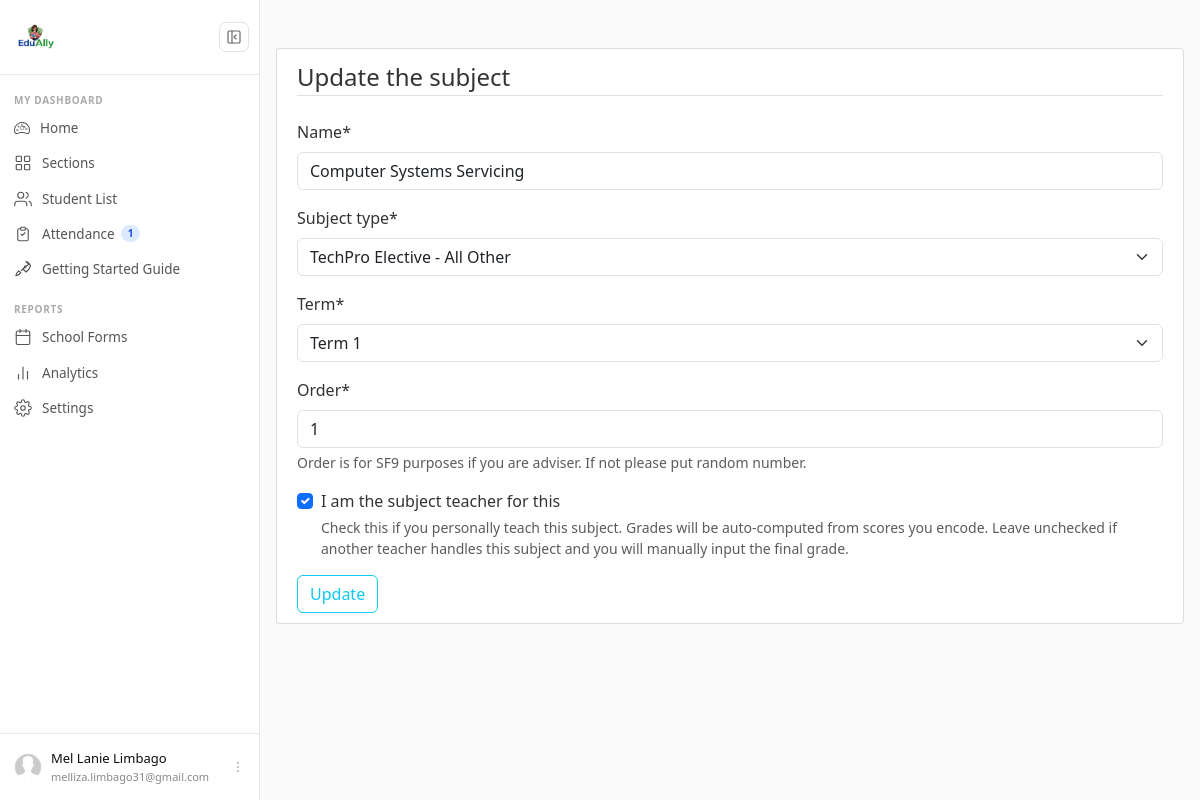
Screenshot of /section/detail/4/subject/update/3 (signed in) with the database file from the repository.
### users/models.py (models this page shows, shortened)
class Profile(models.Model):
    user = models.OneToOneField(User, on_delete=models.CASCADE)
    image = models.ImageField(default='default.jpg', upload_to='profile_pics')
    middle_name = models.CharField(max_length=150, blank=True)
    has_seen_guide = models.BooleanField(default=False)

### sections/models.py (models this page shows, shortened)
class Subject(models.Model):
    section = models.ForeignKey(Section, on_delete=models.CASCADE)
    term = models.ForeignKey(Term, on_delete=models.CASCADE)
    name = models.CharField(max_length=100)
    subject_type = models.CharField(max_length=20,choices=SUBJECT_TYPE_CHOICES,default='core')
    order = models.IntegerField(help_text="Order is for SF9 purposes if you are adviser. If not please put random number.")
    is_handled_by_owner = models.BooleanField(default=False, verbose_name="I am the subject teacher for this",help_text="Check this if you personally teach this subject. \nGrades will be auto-computed from scores you encode. \nLeave unchecked if another teacher handles this subject \nand you will manually input the final grade.")

### term/models.py (models this page shows, shortened)
class Term(models.Model):
    school_year= models.ForeignKey(schoolYear, on_delete=models.CASCADE)
    name = models.CharField(max_length=50)
    start_date=models.DateField()
    end_date=models.DateField()
    is_current  = models.BooleanField(default=False, verbose_name="Current Term")
    def __str__(self):
        return self.name

### sections/views.py (the view, shortened to what this page needs)
# urls.py: path('detail/<int:section_pk>/subject/update/<int:subject_pk>', SubjectUpdateView.as_view(),name='subject-update'),
class SubjectUpdateView(LoginRequiredMixin, UserPassesTestMixin, UpdateView):
    model = Subject
    fields = ['name','subject_type','term','order','is_handled_by_owner']
    template_name = 'sections/subject_update.html'
    def get_object(self, queryset=None):
        return get_object_or_404(Subject, pk=self.kwargs['subject_pk'], section_id=self.kwargs['section_pk'])
    def test_func(self):
        subject = self.get_object()
        if self.request.user == subject.section.adviser:
            return True
        return False

### attendance/context_processors.py (called while the page is built)
def attendance_alerts(request):
    if not request.user.is_authenticated:
        return {}
    today = datetime.date.today()
    unrecorded_count = 0
    adviser_sections = Section.objects.filter(
        adviser=request.user,
        is_adviser=True
    )
    for section in adviser_sections:
        has_students = Enrollment.objects.filter(
            section=section
        ).exists()
        if has_students:
            recorded = Attendance.objects.filter(
                enrollment__section=section,
                date=today
            ).exists()
            if not recorded:
                unrecorded_count += 1
    return {
        'unrecorded_count': unrecorded_count
    }

### sections/templates/sections/subject_update.html (shortened to what this page needs)
{% extends "users/base.html" %}
{% load crispy_forms_tags %}
{% block content %}
	<div class="content-section">
		<form method="POST">
			<fieldset class="form-group">
				<legend class="border-bottom mb-4">Update the subject</legend>
			{{ form|crispy }}
			</fieldset>
			<div class="form-group">
				<button class="btn btn-outline-info" type="submit">Update</button>
			</div>
		</form>
	</div>
{% endblock content %}

### users/templates/partials/_sidebar.html (shortened to what this page needs)
{% load static %}
{% if user.is_authenticated %}
<div id="cs-sidebar">
  <div class="cs-top">
    <div class="cs-brand">
      <span class="cs-brand-name"><a class="navbar-brand d-flex" href="/">
        <img src="/media/logo.png" alt="Logo" class="me-2" style="height: 50px; width: auto;">
      </a></span>
    </div>
    <button class="cs-toggle-btn" id="cs-toggle" type="button" aria-label="Toggle sidebar">
      <svg width="16" height="16" viewBox="0 0 24 24" fill="none" stroke="currentColor" stroke-width="1.75" stroke-linecap="round" stroke-linejoin="round">
        <rect x="3" y="3" width="18" height="18" rx="2"/>
        <path d="M9 3v18"/>
        <path class="cs-arrow" d="M15 9l-3 3 3 3"/>
      </svg>
    </button>
  </div>
  <nav class="cs-nav">
    <div class="cs-section-label">MY DASHBOARD</div>
    <ul>
      <li>
          <a class="cs-link
              "
            href="{% url 'dashboard' %}">
              <span class="cs-label">
                  Home
              </span>
          </a>
      </li>
      <li>
        <a class="cs-link {% if request.resolver_match.url_name == 'section-home' %}active{% endif %}"
           href="{% url 'section-home' %}">
          <span class="cs-label">Sections</span>
        </a>
      </li>
      <li>
        <a class="cs-link {% if request.resolver_match.url_name == 'student-home' %}active{% endif %}"
           href="{% url 'student-home' %}">
          <svg class="cs-icon" viewBox="0 0 24 24" fill="none" stroke="currentColor" stroke-width="1.5" stroke-linecap="round" stroke-linejoin="round" aria-hidden="true">
            <path d="M17 21v-2a4 4 0 0 0-4-4H5a4 4 0 0 0-4 4v2"/>
            <circle cx="9" cy="7" r="4"/>
            <path d="M23 21v-2a4 4 0 0 0-3-3.87M16 3.13a4 4 0 0 1 0 7.75"/>
          </svg>
          <span class="cs-label">Student List</span>
        </a>
      </li>
      <li>
        <a class="cs-link
            "
          href="{% url 'attendance-sections' %}">
            <svg class="cs-icon" viewBox="0 0 24 24" fill="none"
                stroke="currentColor" stroke-width="1.5">
                <path d="M9 5H7a2 2 0 0 0-2 2v12a2 2 0 0 0 2 2h10
                        a2 2 0 0 0 2-2V7a2 2 0 0 0-2-2h-2"/>
                <rect x="9" y="3" width="6" height="4" rx="1"/>
                <path d="M9 12l2 2 4-4"/>
            </svg>
            <span class="cs-label">
                Attendance
                {% if unrecorded_count > 0 %}
                <span class="cs-badge">{{ unrecorded_count }}</span>
                {% endif %}
            </span>
        </a>
    </li>
      <li>
        <a class="cs-link" href="{% url 'getting-started' %}">
          <span class="cs-label">Getting Started Guide </span>
        </a>
      </li>
    </ul>
    <div class="cs-section-label">REPORTS</div>
    <ul>
      <li>
        <a class="cs-link" href="{% url 'coming-soon' %}?feature=School Forms&progress=45">
          <span class="cs-label">School Forms</span>
        </a>
      </li>
      <li>
        <a class="cs-link" href="{% url 'coming-soon' %}?feature=Analytics&progress=30">
          <svg class="cs-icon" viewBox="0 0 24 24" fill="none" stroke="currentColor" stroke-width="1.5" stroke-linecap="round" stroke-linejoin="round" aria-hidden="true">
            <line x1="18" y1="20" x2="18" y2="10"/>
            <line x1="12" y1="20" x2="12" y2="4"/>
            <line x1="6" y1="20" x2="6" y2="14"/>
          </svg>
          <span class="cs-label">Analytics</span>
        </a>
      </li>
      <li>
        <a class="cs-link {% if request.resolver_match.url_name == 'profile' %}active{% endif %}"
           href="{% url 'profile' %}">
          <span class="cs-label">Settings</span>
        </a>
      </li>
    </ul>
  </nav>
  <div class="cs-footer">
    <div class="dropup">
      <button class="cs-user-btn" type="button" data-bs-toggle="dropdown" aria-expanded="false">
        <img class="cs-avatar" src="{{ user.profile.image.url }}" alt="{{ user.get_full_name }}">
        <div class="cs-user-info">
          <div class="cs-user-name">{{ user.first_name }} {{ user.last_name }}</div>
          <div class="cs-user-email">{{ user.email }}</div>
        </div>
        <svg class="cs-dots" width="14" height="14" viewBox="0 0 24 24" fill="none" stroke="currentColor" stroke-width="1.75" stroke-linecap="round" aria-hidden="true">
          <circle cx="12" cy="5" r="1"/><circle cx="12" cy="12" r="1"/><circle cx="12" cy="19" r="1"/>
        </svg>
      </button>
    </div>
  </div>
</div>
{% endif %}

### users/static/users/main.css (style rules this page uses)
body { background: #fafafa; color: #333333; }
ul { margin: 0; }
.content-section { background: #ffffff; padding: 10px 20px; border: 1px solid #dddddd; border-radius: 3px; margin-bottom: 20px; }

### users/static/css/sidebar.css (style rules this page uses)
#cs-sidebar *, #cs-sidebar *::before, #cs-sidebar *::after { box-sizing: border-box; }
#cs-sidebar { width: 260px; min-width: 260px; height: 100vh; position: sticky; top: 0; background: #fff; border-right: 1px solid #e9e9e7; display: flex; flex-direction: column; transition: width 0.25s cubic-bezier(0.4,0,0.2,1), min-width 0.25s cubic-bezier(0.4,0,0.2,1); overflow: hidden; z-index: 100; flex-shrink: 0; }
.cs-top { display: flex; align-items: center; justify-content: space-between; gap: 8px; padding: 12px 10px; border-bottom: 1px solid #e9e9e7; min-height: 54px; }
.cs-brand { display: flex; align-items: center; gap: 9px; overflow: hidden; min-width: 0; }
.cs-brand-name { font-size: 14px; font-weight: 600; color: #0d0d0d; white-space: nowrap; opacity: 1; transition: opacity 0.15s; }
.cs-toggle-btn { width: 30px; height: 30px; min-width: 30px; padding: 0; background: transparent; border: 1px solid #e2e2df; border-radius: 7px; display: flex; align-items: center; justify-content: center; cursor: pointer; color: #666; transition: background 0.12s; }
.cs-nav { flex: 1; overflow-y: auto; overflow-x: hidden; padding: 8px 6px 4px; }
.cs-nav ul { list-style: none; padding: 0; margin: 0 0 6px; }
.cs-section-label { padding: 10px 8px 3px; font-size: 10px; font-weight: 600; letter-spacing: 0.07em; color: #aaa; white-space: nowrap; overflow: hidden; transition: opacity 0.15s, height 0.25s, padding 0.25s; }
.cs-link { display: flex; align-items: center; gap: 10px; padding: 7px 8px; border-radius: 7px; text-decoration: none; color: #555; font-size: 13.5px; font-weight: 400; white-space: nowrap; overflow: hidden; transition: background 0.1s, color 0.1s; position: relative; margin-bottom: 1px; }
.cs-icon { width: 18px; height: 18px; min-width: 18px; flex-shrink: 0; }
.cs-label { flex: 1; overflow: hidden; text-overflow: ellipsis; display: flex; align-items: center; gap: 6px; opacity: 1; transition: opacity 0.15s; }
.cs-badge { font-size: 10px; font-weight: 600; background: #dbeafe; color: #1d4ed8; padding: 1px 7px; border-radius: 99px; }
.cs-footer { border-top: 1px solid #e9e9e7; padding: 8px 6px; }
.cs-user-btn { display: flex; align-items: center; gap: 9px; padding: 7px 8px; border-radius: 7px; width: 100%; background: transparent; border: none; cursor: pointer; overflow: hidden; transition: background 0.12s; text-align: left; }
.cs-avatar { width: 28px !important; height: 28px !important; min-width: 28px !important; border-radius: 50% !important; object-fit: cover !important; flex-shrink: 0 !important; display: block !important; }
.cs-user-info { flex: 1; overflow: hidden; min-width: 0; opacity: 1; transition: opacity 0.15s; }
.cs-user-name { font-size: 13px; font-weight: 500; color: #0d0d0d; white-space: nowrap; overflow: hidden; text-overflow: ellipsis; }
.cs-user-email { font-size: 11px; color: #888; white-space: nowrap; overflow: hidden; text-overflow: ellipsis; }
.cs-dots { flex-shrink: 0; color: #bbb; opacity: 1; transition: opacity 0.15s; }

### rows the page displays
Subject: name "Computer Systems Servicing", subject_type "TechPro Elective - All Other", term "Term 1", order "1", is_handled_by_owner "☑"

### other values shown
{{ unrecorded_count }} "1"
{{ user.first_name }} "Mel Lanie"
{{ user.last_name }} "Limbago"
{{ user.email }} "melliza.limbago31@gmail.com"
